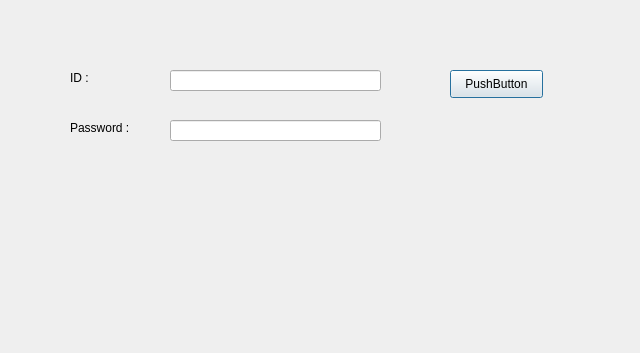
<?xml version="1.0" encoding="UTF-8"?>
<ui version="4.0">
 <class>Dialog</class>
 <widget class="QDialog" name="Dialog">
  <property name="geometry">
   <rect>
    <x>0</x>
    <y>0</y>
    <width>640</width>
    <height>353</height>
   </rect>
  </property>
  <property name="windowTitle">
   <string>Dialog</string>
  </property>
  <widget class="QLabel" name="label">
   <property name="geometry">
    <rect>
     <x>70</x>
     <y>70</y>
     <width>64</width>
     <height>15</height>
    </rect>
   </property>
   <property name="text">
    <string>ID : </string>
   </property>
  </widget>
  <widget class="QLineEdit" name="lineEdit_ID">
   <property name="geometry">
    <rect>
     <x>170</x>
     <y>70</y>
     <width>211</width>
     <height>21</height>
    </rect>
   </property>
  </widget>
  <widget class="QLabel" name="label_2">
   <property name="geometry">
    <rect>
     <x>70</x>
     <y>120</y>
     <width>91</width>
     <height>16</height>
    </rect>
   </property>
   <property name="text">
    <string>Password :</string>
   </property>
  </widget>
  <widget class="QLineEdit" name="lineEdit_password">
   <property name="geometry">
    <rect>
     <x>170</x>
     <y>120</y>
     <width>211</width>
     <height>21</height>
    </rect>
   </property>
  </widget>
  <widget class="QPushButton" name="pushButton">
   <property name="geometry">
    <rect>
     <x>450</x>
     <y>70</y>
     <width>93</width>
     <height>28</height>
    </rect>
   </property>
   <property name="text">
    <string>PushButton</string>
   </property>
  </widget>
 </widget>
 <resources/>
 <connections/>
</ui>
